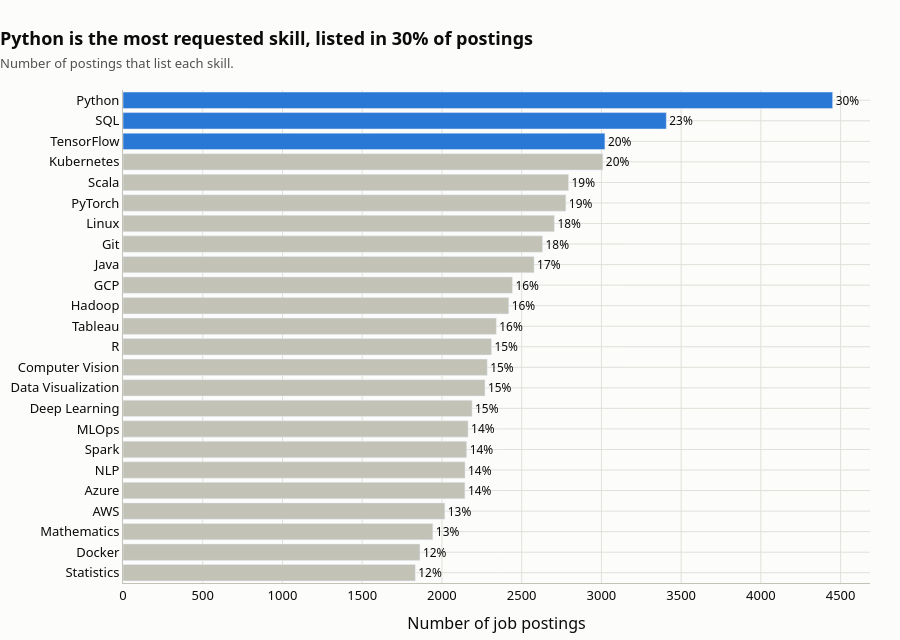

Notebook cell for this chart:
### Markdown cell above
## 3. Skills
### Q3.1 Which skills do employers ask for most?

### Code cell
skills = df["required_skills"].str.get_dummies(sep=", ")
freq = skills.sum().sort_values()
share = freq / len(df)
fig = go.Figure(go.Bar(x=freq.values, y=freq.index, orientation="h",
                       marker_color=[GREY] * (len(freq) - 3) + [BLUE] * 3,
                       customdata=share.values, text=[f"{v:.0%}" for v in share.values], textposition="outside", cliponaxis=False,
                       hovertemplate="<b>%{y}</b><br>%{x:,} postings (%{customdata:.0%} of all jobs)<extra></extra>"))
fig.update_xaxes(title="Number of job postings")
style(fig, f"{freq.index[-1]} is the most requested skill, listed in {share.iloc[-1]:.0%} of postings",
      "Number of postings that list each skill.", height=640).show()

### Figure 1 — Plotly figure (JSON) as saved in the notebook; plotly's stock layout.template omitted (floating-point values rounded to 4 significant figures)
{"data": [{"cliponaxis": false, "customdata": [0.1222, 0.1241, 0.1295, 0.1345, 0.1429, 0.143, 0.1437, 0.1443, 0.1459, 0.1513, 0.1523, 0.1541, 0.1561, 0.1613, 0.1628, 0.1719, 0.1754, 0.1803, 0.1851, 0.1863, 0.2006, 0.2015, 0.2271, 0.2967], "hovertemplate": "<b>%{y}</b><br>%{x:,} postings (%{customdata:.0%} of all jobs)<extra></extra>", "marker": {"color": ["#c3c2b7", "#c3c2b7", "#c3c2b7", "#c3c2b7", "#c3c2b7", "#c3c2b7", "#c3c2b7", "#c3c2b7", "#c3c2b7", "#c3c2b7", "#c3c2b7", "#c3c2b7", "#c3c2b7", "#c3c2b7", "#c3c2b7", "#c3c2b7", "#c3c2b7", "#c3c2b7", "#c3c2b7", "#c3c2b7", "#c3c2b7", "#2a78d6", "#2a78d6", "#2a78d6"]}, "orientation": "h", "text": ["12%", "12%", "13%", "13%", "14%", "14%", "14%", "14%", "15%", "15%", "15%", "15%", "16%", "16%", "16%", "17%", "18%", "18%", "19%", "19%", "20%", "20%", "23%", "30%"], "textposition": "outside", "type": "bar", "x": [1833, 1862, 1943, 2018, 2144, 2145, 2155, 2164, 2189, 2270, 2284, 2311, 2341, 2419, 2442, 2578, 2631, 2705, 2777, 2794, 3009, 3022, 3407, 4450], "y": ["Statistics", "Docker", "Mathematics", "AWS", "Azure", "NLP", "Spark", "MLOps", "Deep Learning", "Data Visualization", "Computer Vision", "R", "Tableau", "Hadoop", "GCP", "Java", "Git", "Linux", "PyTorch", "Scala", "Kubernetes", "TensorFlow", "SQL", "Python"]}], "layout": {"font": {"color": "#0b0b0b", "family": "system-ui, -apple-system, Segoe UI, sans-serif", "size": 13}, "height": 640, "hoverlabel": {"bgcolor": "white", "font": {"size": 13}}, "margin": {"b": 40, "l": 10, "r": 30, "t": 90}, "paper_bgcolor": "#fcfcfb", "plot_bgcolor": "#fcfcfb", "showlegend": false, "title": {"text": "<b>Python is the most requested skill, listed in 30% of postings</b><br><span style='font-size:13px;color:#52514e'>Number of postings that list each skill.</span>", "x": 0, "xanchor": "left"}, "xaxis": {"gridcolor": "#e1e0d9", "linecolor": "#c3c2b7", "title": {"text": "Number of job postings"}, "zeroline": false}, "yaxis": {"gridcolor": "#e1e0d9", "linecolor": "#c3c2b7", "zeroline": false}}}
